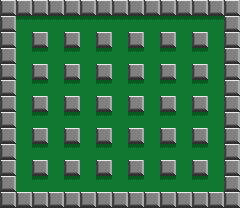

The image is a tile-based game level rendered from a .tmx file. Its description and source (layers, tilesets, objects; grid data summarised) follow:
An orthogonal 15x13 tile map with 16x16 px tiles, 1 tile layer (Warstwa Kafelków 1).

<map version="1.5" tiledversion="1.7.2" orientation="orthogonal" renderorder="right-down" width="15" height="13" tilewidth="16" tileheight="16" infinite="0" nextlayerid="2" nextobjectid="1">
 <tileset firstgid="1" source="set1.tsx" />
 <layer id="1" name="Warstwa Kafelków 1" width="15" height="13">
  <data>[195 cells, 195 non-empty, 4 distinct tile ids]</data>
 </layer>
</map>
